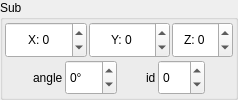
                 <widget class="QGroupBox" name="leaderonworld_box_5">
                  <property name="title">
                   <string>Sub</string>
                  </property>
                  <layout class="QVBoxLayout" name="verticalLayout_102">
                   <property name="spacing">
                    <number>2</number>
                   </property>
                   <property name="leftMargin">
                    <number>2</number>
                   </property>
                   <property name="topMargin">
                    <number>2</number>
                   </property>
                   <property name="rightMargin">
                    <number>2</number>
                   </property>
                   <property name="bottomMargin">
                    <number>2</number>
                   </property>
                   <item>
                    <layout class="QHBoxLayout" name="horizontalLayout_62">
                     <item>
                      <widget class="QSpinBox" name="sub_x">
                       <property name="sizePolicy">
                        <sizepolicy hsizetype="Minimum" vsizetype="Preferred">
                         <horstretch>0</horstretch>
                         <verstretch>0</verstretch>
                        </sizepolicy>
                       </property>
                       <property name="wrapping">
                        <bool>true</bool>
                       </property>
                       <property name="alignment">
                        <set>Qt::AlignCenter</set>
                       </property>
                       <property name="prefix">
                        <string notr="true">X: </string>
                       </property>
                       <property name="maximum">
                        <number>295000</number>
                       </property>
                      </widget>
                     </item>
                     <item>
                      <widget class="QSpinBox" name="sub_y">
                       <property name="sizePolicy">
                        <sizepolicy hsizetype="Minimum" vsizetype="Preferred">
                         <horstretch>0</horstretch>
                         <verstretch>0</verstretch>
                        </sizepolicy>
                       </property>
                       <property name="wrapping">
                        <bool>true</bool>
                       </property>
                       <property name="alignment">
                        <set>Qt::AlignCenter</set>
                       </property>
                       <property name="prefix">
                        <string>Y: </string>
                       </property>
                       <property name="maximum">
                        <number>230000</number>
                       </property>
                      </widget>
                     </item>
                     <item>
                      <widget class="QSpinBox" name="sub_z">
                       <property name="sizePolicy">
                        <sizepolicy hsizetype="Minimum" vsizetype="Preferred">
                         <horstretch>0</horstretch>
                         <verstretch>0</verstretch>
                        </sizepolicy>
                       </property>
                       <property name="wrapping">
                        <bool>true</bool>
                       </property>
                       <property name="alignment">
                        <set>Qt::AlignCenter</set>
                       </property>
                       <property name="prefix">
                        <string notr="true">Z: </string>
                       </property>
                       <property name="maximum">
                        <number>255</number>
                       </property>
                      </widget>
                     </item>
                    </layout>
                   </item>
                   <item>
                    <layout class="QHBoxLayout" name="horizontalLayout_136">
                     <item>
                      <spacer name="horizontalSpacer_60">
                       <property name="orientation">
                        <enum>Qt::Horizontal</enum>
                       </property>
                       <property name="sizeHint" stdset="0">
                        <size>
                         <width>0</width>
                         <height>0</height>
                        </size>
                       </property>
                      </spacer>
                     </item>
                     <item>
                      <widget class="QLabel" name="label_215">
                       <property name="sizePolicy">
                        <sizepolicy hsizetype="Preferred" vsizetype="Preferred">
                         <horstretch>0</horstretch>
                         <verstretch>0</verstretch>
                        </sizepolicy>
                       </property>
                       <property name="text">
                        <string>angle</string>
                       </property>
                      </widget>
                     </item>
                     <item>
                      <widget class="QSpinBox" name="sub_angle">
                       <property name="sizePolicy">
                        <sizepolicy hsizetype="Minimum" vsizetype="Preferred">
                         <horstretch>0</horstretch>
                         <verstretch>0</verstretch>
                        </sizepolicy>
                       </property>
                       <property name="wrapping">
                        <bool>true</bool>
                       </property>
                       <property name="suffix">
                        <string notr="true">°</string>
                       </property>
                       <property name="minimum">
                        <number>0</number>
                       </property>
                       <property name="maximum">
                        <number>360</number>
                       </property>
                      </widget>
                     </item>
                     <item>
                      <spacer name="horizontalSpacer_82">
                       <property name="orientation">
                        <enum>Qt::Horizontal</enum>
                       </property>
                       <property name="sizeHint" stdset="0">
                        <size>
                         <width>0</width>
                         <height>0</height>
                        </size>
                       </property>
                      </spacer>
                     </item>
                     <item>
                      <widget class="QLabel" name="label_216">
                       <property name="sizePolicy">
                        <sizepolicy hsizetype="Preferred" vsizetype="Preferred">
                         <horstretch>0</horstretch>
                         <verstretch>0</verstretch>
                        </sizepolicy>
                       </property>
                       <property name="text">
                        <string>id</string>
                       </property>
                      </widget>
                     </item>
                     <item>
                      <widget class="QSpinBox" name="sub_id">
                       <property name="sizePolicy">
                        <sizepolicy hsizetype="Minimum" vsizetype="Preferred">
                         <horstretch>0</horstretch>
                         <verstretch>0</verstretch>
                        </sizepolicy>
                       </property>
                       <property name="wrapping">
                        <bool>true</bool>
                       </property>
                       <property name="maximum">
                        <number>255</number>
                       </property>
                      </widget>
                     </item>
                     <item>
                      <spacer name="horizontalSpacer_83">
                       <property name="orientation">
                        <enum>Qt::Horizontal</enum>
                       </property>
                       <property name="sizeHint" stdset="0">
                        <size>
                         <width>0</width>
                         <height>0</height>
                        </size>
                       </property>
                      </spacer>
                     </item>
                    </layout>
                   </item>
                  </layout>
                 </widget>
